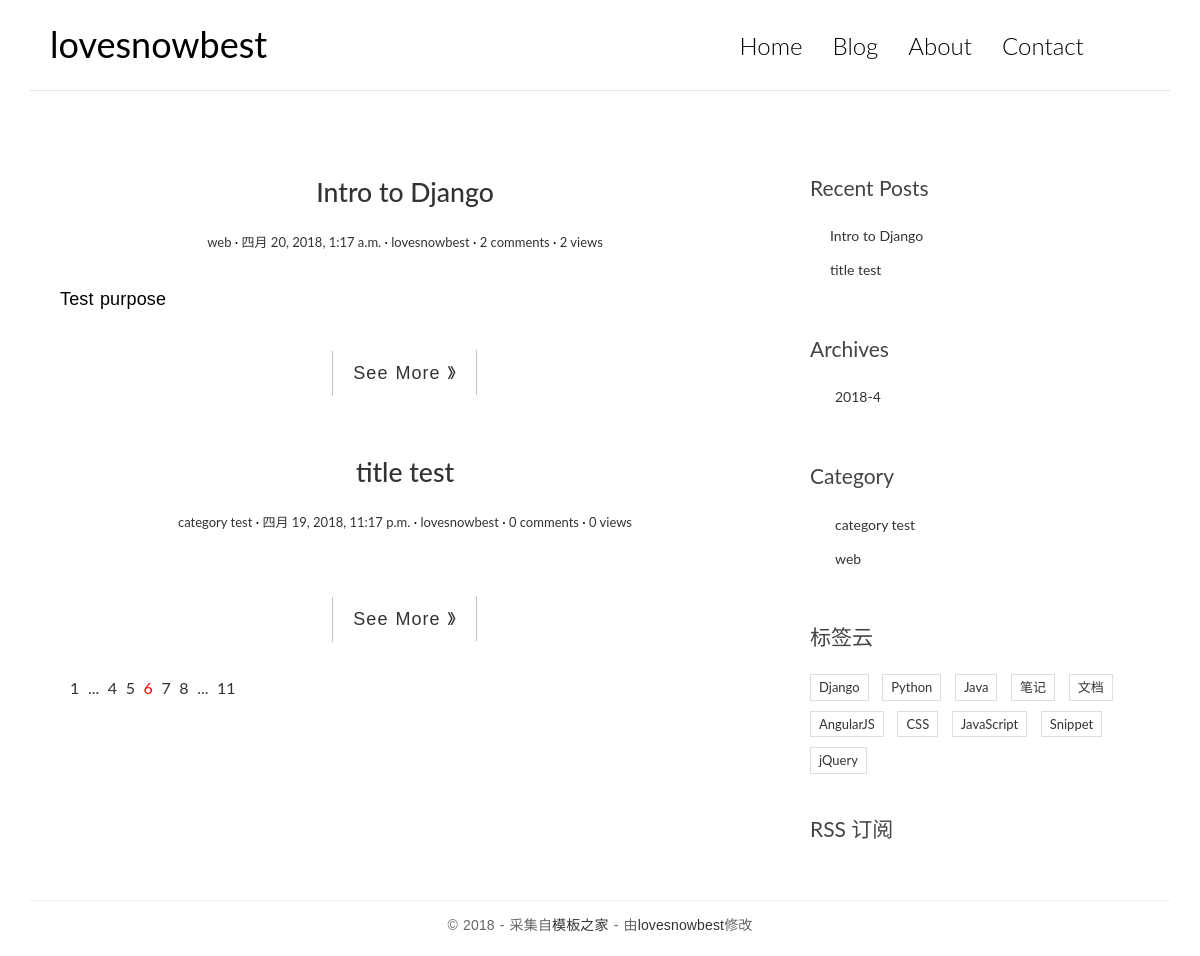
The page / on the database its author committed.
### blog/models.py (models this page shows, shortened)
class Post(models.Model):
	title=models.CharField(max_length=70)
	body=models.TextField()
	created_time=models.DateTimeField()
	modified_time=models.DateTimeField()
	views=models.PositiveIntegerField(default=0)
	excerpt=models.CharField(max_length=200,blank=True)
	category=models.ForeignKey(Category,on_delete=models.CASCADE)
	tags=models.ManyToManyField(Tag,blank=True)
	author=models.ForeignKey(User,on_delete=models.CASCADE)
	def get_absolute_url(self):
		return reverse('blog:detail',kwargs={'pk':self.pk})
	class Meta:
		ordering=['-created_time']

class Category(models.Model):
	name=models.CharField(max_length=100)

### blog/views.py (the view)
# urls.py: url(r'^$',views.index,name='index'),
def index(request):
	post_list=Post.objects.all()
	return render(request,'blog/index.html',context={'post_list':post_list})

### blog/templatetags/blog_tags.py (called while the page is built)
@register.simple_tag
def get_recent_posts(num=5):
	return Post.objects.all().order_by('-created_time')[:num]

@register.simple_tag
def archives():
	return Post.objects.dates('created_time','month',order='DESC')

@register.simple_tag
def get_categories():
	return Category.objects.all()

### templates/blog/index.html (shortened to what this page needs)
{% extends 'base.html' %}
{% block main %}
    {% for post in post_list %}
        <article class="post post-{{post.pk}}">
            <h1 class="entry-title">
                <a href="{{post.get_absolute_url}}">{{post.title}}</a>
            </h1>
            <div class="entry-meta">
                <span class="post-category"><a href="#">{{post.category.name}}</a></span>
                <span class="post-date"><a href="#"><time class="entry-date" datetime="{{post.created_time}}">{{post.created_time}}</time></a></span>
                <span class="post-author"><a href="#">{{post.author}}</a></span>
                <span class="comments-link"><a href="#">{{post.comment_set.count}} comments</a></span>
                <span class="views-count"><a href="{{post.get_absolute_url}}">{{post.views}} views</a></span>
            </div>
            <div class="entry-content clearfix">
                <p>{{post.excerpt}}</p>
                <div class="read-more cl-effect-14">
                    <a href="{{post.get_absolute_url}}" class="more-link">See More 》</a>
                </div>
            </div>
        </article>
    {% empty %}
        <div class="no-post">No posts yet!</div>
    {% endfor %}
    <div class="pagination">
        <ul>
            <li><a href="">1</a></li>
            <li><a href="">...</a></li>
            <li><a href="">4</a></li>
            <li><a href="">5</a></li>
            <li class="current"><a href="">6</a></li>
            <li><a href="">7</a></li>
            <li><a href="">8</a></li>
            <li><a href="">...</a></li>
            <li><a href="">11</a></li>
        </ul>
    </div>
{% endblock main %}

### templates/base.html (shortened to what this page needs)
{% load static %}
{% load blog_tags %}
<!DOCTYPE html>
<html>
<head>
    <link rel="stylesheet" type="text/css" href="{% static 'blog/css/bootstrap.min.css' %}"/>
    <link rel="stylesheet" type="text/css" href="http://code.ionicframework.com/ionicons/2.0.1/css/ionicons.min.css"/>
    <link rel="stylesheet" type="text/css" href="{% static 'blog/css/pace.css' %}"/>
    <link rel="stylesheet" type="text/css" href="{% static 'blog/css/custom.css' %}"/>
    <link rel="stylesheet" type="text/css" href="{% static 'blog/css/highlights/github.css' %}">
</head>
<body>
<div class="container">
    <header id="site-header">
        <div class="row">
            <div class="col-md-4 col-sm-5 col-xs-8">
                <div class="logo">
                    <h1><a href="{% url 'blog:index' %}"><b>lovesnowbest</a></h1>
                </div>
            </div>
            <div class="col-md-8 col-sm-7 col-xs-4">
                <nav class="main-nav" role="navigation">
                    <div class="collapse navbar-collapse" id="bs-example-navbar-collapse-1">
                        <ul class="nav navbar-nav navbar-right">
                            <li class="cl-effect-11"><a href="{% url 'blog:index' %}" data-hover="Home">Home</a></li>
                            <li class="cl-effect-11"><a href="full-width.html" data-hover="Blog">Blog</a></li>
                            <li class="cl-effect-11"><a href="about.html" data-hover="About">About</a></li>
                            <li class="cl-effect-11"><a href="contact.html" data-hover="Contact">Contact</a></li>
                        </ul>
                    </div>
                </nav>
            </div>
        </div>
    </header>
</div>
<div class="content-body">
    <div class="container">
        <div class="row">
            <main class="col-md-8">
                {% block main %}
                {% endblock main %}
            </main>
            <aside class="col-md-4">
                <div class="widget widget-recent-posts">
                    <h3 class="widget-title">Recent Posts</h3>
                    {% get_recent_posts as recent_post_list %}
                    <ul>
                        {% for post in recent_post_list %}
                        <li>
                            <a href="{{post.get_absolute_url}}">{{post.title}}</a>
                        </li>
                        {% empty %}
                        No recent posts!
                        {% endfor %}
                    </ul>
                </div>
                <div class="widget widget-archives">
                    <h3 class="widget-title">Archives</h3>
                    {% archives as date_list %}
                    <ul>
                        {% for date in date_list %}
                        <li>
                            <a href="{% url 'blog:archives' date.year date.month %}">{{date.year}}-{{date.month}}</a>
                        </li>
                        {% empty %}
                        No archives yet!
                        {% endfor %}
                    </ul>
                </div>
                <div class="widget widget-category">
                    <h3 class="widget-title">Category</h3>
                    {% get_categories as category_list %}
                    <ul>
                        {% for category in category_list %}
                        <li>
                            <a href="{% url 'blog:category' category.pk %}">{{category.name}}</a>
                        </li>
                        {% empty %}
                        No categories yet!
                        {% endfor %}
                    </ul>
                </div>
                <div class="widget widget-tag-cloud">
                    <h3 class="widget-title">标签云</h3>
                    <ul>
                        <li>
                            <a href="#">Django</a>
                        </li>
                        <li>
                            <a href="#">Python</a>
                        </li>
                        <li>
                            <a href="#">Java</a>
                        </li>
                        <li>
                            <a href="#">笔记</a>
                        </li>
                        <li>
                            <a href="#">文档</a>
                        </li>
                        <li>
                            <a href="#">AngularJS</a>
                        </li>
                        <li>
                            <a href="#">CSS</a>
                        </li>
                        <li>
                            <a href="#">JavaScript</a>
                        </li>
                        <li>
                            <a href="#">Snippet</a>
                        </li>
                        <li>
                            <a href="#">jQuery</a>
                        </li>
                    </ul>
                </div>
                <div class="rss">
                    <a href=""> RSS 订阅</a>
                </div>
            </aside>
        </div>
    </div>
</div>
<footer id="site-footer">
    <div class="container">
        <div class="row">
            <div class="col-md-12">
                <p class="copyright">&copy 2018 - 采集自<a href="http://www.cssmoban.com/"
                                                        target="_blank" title="模板之家">模板之家</a>
                    - 由<a href="http://zmrenwu.com/" title="网页模板" target="_blank">lovesnowbest</a>修改
                </p>
            </div>
        </div>
    </div>
</footer>
</body>
</html>

### blog/static/blog/css/custom.css (style rules this page uses)
* { outline: none; }
h1, h2, h3, h4, h5, h6 { margin-top: 0; }
b { font-weight: 400; }
a { color: #333; }
body { color: #444; font-family: 'Lato', sans-serif; }
p { font-family: 'Ubuntu', sans-serif; font-weight: 400; word-spacing: 1px; letter-spacing: 0.01em; }
#site-header { background-color: #FFF; padding: 25px 20px; margin-bottom: 40px; border-bottom: 1px solid #e7e7e7; }
.logo h1 a { color: #000; }
.logo h1 { margin: 0; font-family: 'Lato', sans-serif; font-weight: 300; }
.main-nav { margin-top: 11px; max-width: 95%; }
.main-nav a { color: #000000 !important; padding: 0 0 5px 0 !important; margin-right: 30px; font-family: 'Lato', sans-serif; font-weight: 300; font-size: 24px; }
.cl-effect-11 a { padding: 10px 0; color: #0972b4; text-shadow: none; }
.cl-effect-11 a::before { position: absolute; top: 0; left: 0; overflow: hidden; padding: 0 0 5px 0 !important; max-width: 0; border-bottom: 1px solid #000; color: #000; content: attr(data-hover); white-space: nowrap; -webkit-transition: max-width 0.5s; -moz-transition: max-width 0.5s; transition: max-width 0.5s; }
.content-body { padding-bottom: 4em; }
.post { background: #fff; padding: 30px 30px 0; }
.entry-title { text-align: center; font-size: 1.9em; margin-bottom: 20px; line-height: 1.6; padding: 10px 20px 0; }
.entry-meta { text-align: center; color: #DDDDDD; font-size: 13px; margin-bottom: 30px; }
.entry-content { font-size: 18px; line-height: 1.9; font-weight: 300; color: #000; }
.post-category::after, .post-date::after, .post-author::after, .comments-link::after { content: ' ·'; color: #000; }
.read-more { font-family: 'Ubuntu', sans-serif; font-weight: 400; word-spacing: 1px; letter-spacing: 0.01em; text-align: center; margin-top: 20px; }
.cl-effect-14 a { padding: 0 20px; height: 45px; line-height: 45px; position: relative; display: inline-block; margin: 15px 25px; letter-spacing: 1px; font-weight: 400; text-shadow: 0 0 1px rgba(255, 255, 255, 0.3); }
.cl-effect-14 a::before, .cl-effect-14 a::after { position: absolute; width: 45px; height: 1px; background: #C3C3C3; content: ''; -webkit-transition: all 0.3s; -moz-transition: all 0.3s; transition: all 0.3s; pointer-events: none; }
.cl-effect-14 a::before { top: 0; left: 0; -webkit-transform: rotate(90deg); -moz-transform: rotate(90deg); transform: rotate(90deg); -webkit-transform-origin: 0 0; -moz-transform-origin: 0 0; transform-origin: 0 0; }
.cl-effect-14 a::after { right: 0; bottom: 0; -webkit-transform: rotate(90deg); -moz-transform: rotate(90deg); transform: rotate(90deg); -webkit-transform-origin: 100% 0; -moz-transform-origin: 100% 0; transform-origin: 100% 0; }
.widget { background: #fff; padding: 30px 0 0; }
.widget-title { font-size: 1.5em; margin-bottom: 20px; line-height: 1.6; padding: 10px 0 0; font-weight: 400; }
.widget-recent-posts ul { padding: 0; margin: 0; padding-left: 20px; }
.widget-recent-posts ul li { list-style-type: none; position: relative; line-height: 170%; margin-bottom: 10px; }
.widget-recent-posts ul li::before { content: '\f3d3'; font-family: "Ionicons"; position: absolute; left: -17px; top: 3px; font-size: 16px; color: #000; }
.widget-archives ul { padding: 0; margin: 0; padding-left: 25px; }
.widget-archives ul li { list-style-type: none; position: relative; line-height: 170%; margin-bottom: 10px; }
.widget-archives ul li::before { content: '\f3f3'; font-family: "Ionicons"; position: absolute; left: -25px; top: 1px; font-size: 16px; color: #000; }
.widget-category ul { padding: 0; margin: 0; padding-left: 25px; }
.widget-category ul li { list-style-type: none; position: relative; line-height: 170%; margin-bottom: 10px; }
.widget-category ul li::before { content: '\f3fe'; font-family: "Ionicons"; position: absolute; left: -25px; top: 1px; font-size: 18px; color: #000; }
.widget-tag-cloud ul { padding: 0; margin: 0; margin-right: -10px; }
.widget-tag-cloud ul li { list-style-type: none; font-size: 13px; display: inline-block; margin-right: 10px; margin-bottom: 10px; padding: 3px 8px; border: 1px solid #ddd; }
.rss { font-size: 21px; margin-top: 30px; }
.rss a { color: #444; }
#site-footer { padding-top: 10px; padding: 0 0 1.5em 0; }
.copyright { text-align: center; padding-top: 1em; margin: 0; border-top: 1px solid #eee; color: #666; }
.pagination ul { list-style: none; }
.pagination ul li { display: inline-block; font-size: 16px; margin-right: 5px; }
.current a { color: red; }

### rows shown on the page
Post: title "Intro to Django", category.name "web", created_time "四月 20, 2018, 1:17 a.m.", author "lovesnowbest", comment_set.count "2", views "2", excerpt "Test purpose"
Post: title "title test", category.name "category test", created_time "四月 19, 2018, 11:17 p.m.", author "lovesnowbest", comment_set.count "0", views "0"
Category: name "category test"
Category: name "web"

### other values the page prints
{{ date.year }} "2018"
{{ date.month }} "4"
